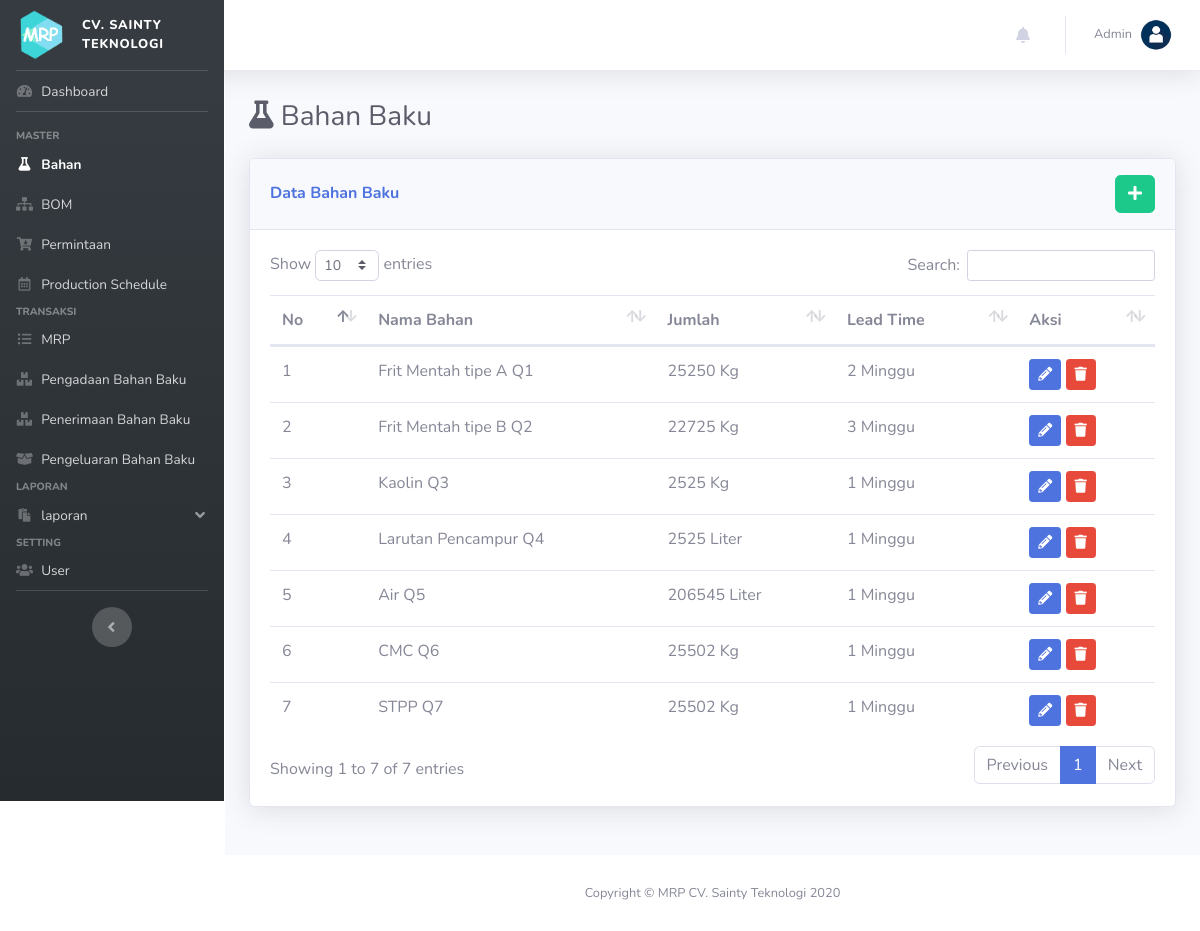
The page /index.php?p=bahan on the database its author committed.
### tables this page shows
CREATE TABLE IF NOT EXISTS `bahan` (
  `id_bahan` int(11) NOT NULL AUTO_INCREMENT,
  `nama_bahan` varchar(200) DEFAULT NULL,
  `satuan` varchar(200) DEFAULT NULL,
  `jumlah` double DEFAULT NULL,
  `ss` double(22,0) DEFAULT NULL,
  `rop` double(22,0) DEFAULT NULL,
  `LT` int(11) DEFAULT NULL,
  PRIMARY KEY (`id_bahan`)
);

### pages/bahan.php (the view, shortened to what this page needs)
<div class="d-sm-flex align-items-center justify-content-between mb-4">
    <h1 class="h3 mb-0 text-gray-800"> <i class="fa fa-flask"></i> Bahan Baku</h1>
</div>
<?php
	$ket = "Data";
?>
<div class="row row_angket">
	<div class="col mb-4">
		<div class="card shadow mb-4">
            <div class="card-header py-3 d-flex flex-row align-items-center justify-content-between">
                <h6 class="m-0 font-weight-bold text-primary"><?= ucfirst($ket); ?> Bahan Baku</h6>
                <?php
                if(!isset($_GET['ket'])){
                ?>
                <div class="dropdown no-arrow">
                    <a href="index.php?p=bahan&ket=tambah" class="btn btn-success" data-toggle="tooltip" data-placement="top" title="Tambah Data"><i class="fa fa-plus"></i></a>
                </div>
            	<?php } ?>
            </div>
            <div class="card-body">
            <?php
            	if(!isset($form)):
            ?>
            	<table class="table dataTable">
            		<thead>
            			<tr>
            				<th>No</th>
            				<th>Nama Bahan</th>
            				<th>Jumlah</th>
                            <th>Lead Time</th>
            				<th>Aksi</th>
            			</tr>
            		</thead>
            		<tbody>
            		<?php
            			$i=0;
            			$sql = "SELECT * FROM bahan";
            			$q = mysqli_query($con, $sql);
            			while($row = mysqli_fetch_array($q)):
            		?>
            			<tr>
            				<td><?= ++$i; ?></td>
                            <td><?= $row['nama_bahan']; ?></td>
                            <td><?= $row['jumlah'].' '.$row['satuan']; ?></td>
                            <td><?= $row['LT']." Minggu"; ?></td>
            				<td>
                                <a href="index.php?p=bahan&ket=ubah&id=<?= $row['id_bahan'] ?>" class="btn btn-sm btn-primary" data-toggle="tooltip" data-placement="top" title="Ubah Data"><i class="fa fa-pencil-alt"></i></a>
                                <button type="button" class="btn btn-sm btn-danger btn-hapus" data-id="<?= $row['id_bahan'] ?>" data-toggle="tooltip" data-placement="top" title="Hapus">
                                    <i class="fa fa-trash"></i>
                                </button>
                            </td>
            			</tr>
            		<?php endwhile; ?>
            		</tbody>
            	</table>
            	<?php endif; ?>
            </div>
        </div>
    </div>
</div>

### rows shown on the page
bahan: nama_bahan "Frit Mentah tipe A Q1", jumlah "25250", satuan "Kg", LT "2"
bahan: nama_bahan "Frit Mentah tipe B Q2", jumlah "22725", satuan "Kg", LT "3"
bahan: nama_bahan "Kaolin Q3", jumlah "2525", satuan "Kg", LT "1"
bahan: nama_bahan "Larutan Pencampur Q4", jumlah "2525", satuan "Liter", LT "1"
bahan: nama_bahan "Air Q5", jumlah "206545", satuan "Liter", LT "1"
bahan: nama_bahan "CMC Q6", jumlah "25502", satuan "Kg", LT "1"
bahan: nama_bahan "STPP Q7", jumlah "25502", satuan "Kg", LT "1"

### other values the page prints
$ket "Data"
